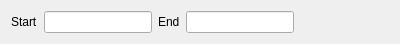
<?xml version="1.0" encoding="UTF-8"?>
<ui version="4.0">
 <class>FForecastOccupancyCategoryReal</class>
 <widget class="QWidget" name="FForecastOccupancyCategoryReal">
  <property name="geometry">
   <rect>
    <x>0</x>
    <y>0</y>
    <width>400</width>
    <height>40</height>
   </rect>
  </property>
  <property name="windowTitle">
   <string>Form</string>
  </property>
  <layout class="QVBoxLayout" name="verticalLayout">
   <item>
    <layout class="QGridLayout" name="gridLayout">
     <item row="0" column="1">
      <widget class="EDateEdit" name="deStart"/>
     </item>
     <item row="0" column="4">
      <spacer name="horizontalSpacer">
       <property name="orientation">
        <enum>Qt::Horizontal</enum>
       </property>
       <property name="sizeHint" stdset="0">
        <size>
         <width>40</width>
         <height>20</height>
        </size>
       </property>
      </spacer>
     </item>
     <item row="0" column="0">
      <widget class="QLabel" name="label_2">
       <property name="text">
        <string>Start</string>
       </property>
      </widget>
     </item>
     <item row="0" column="2">
      <widget class="QLabel" name="label">
       <property name="text">
        <string>End</string>
       </property>
      </widget>
     </item>
     <item row="0" column="3">
      <widget class="EDateEdit" name="deEnd"/>
     </item>
    </layout>
   </item>
  </layout>
 </widget>
 <customwidgets>
  <customwidget>
   <class>EDateEdit</class>
   <extends>QLineEdit</extends>
   <header location="global">edateedit.h</header>
  </customwidget>
 </customwidgets>
 <resources/>
 <connections/>
</ui>
